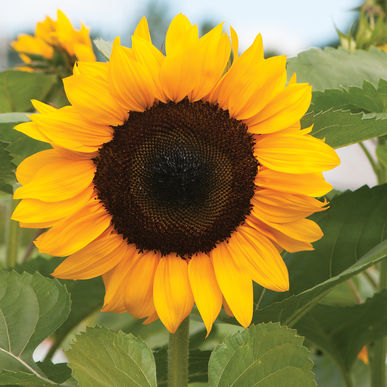
%> input picture pointpros/sunfl.jpg, 387 x 387 px
$ octave p2p.m   (GNU Octave 9; MATLAB toolbox functions it lacks are replaced by stand-ins)
%> lines starting %> are read from the running program, lines starting %| are printed output that depends on the picture; in (x1, y1, x2, y2) boxes, pixels count from 0 and x2, y2 are one past the last pixel; in counts of white or black regions, pixels touching at a corner belong together; the program's own positions count from 1
pkg load image;
pkg load signal;

%image negative
a=imread('sunfl.jpg');
%> a is the input picture: size 387x387x3 uint8; mean R, G, B 155.3, 133.5, 56.6
b=rgb2gray(a);
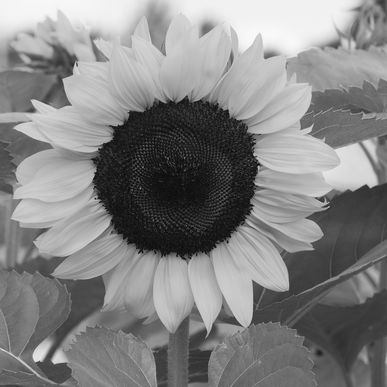
%> b: size 387x387 uint8; min 3, max 253, mean 131.3
b=uint8(b);
figure();
subplot(1,3,1);
imshow(b);
title('Original');

[r,c]=size(b);
%> r = 387; c = 387
d=255.-b;
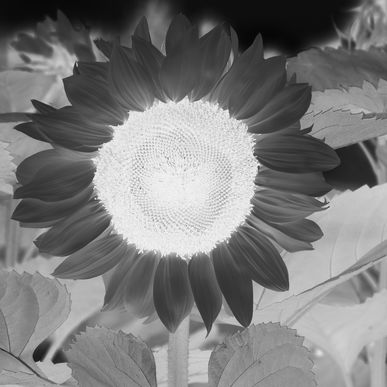
%> d: size 387x387 uint8; min 2, max 252, mean 123.7
subplot(1,3,2);
imshow(d);
title('Negative');

%Threshold
t=input('Enter threshold: ');
%> the answer given: 100
for i=1:r
  for j=1:c
    if(b(i,j)>=t)
      d(i,j)=255;
    else
      d(i,j)=0;
    end
  end
end
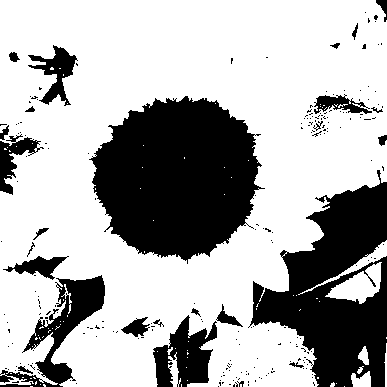
%> d: size 387x387 uint8; 68.5% white; 227 black regions (201 under 20 px), largest, box (x1, y1, x2, y2) and area: (89, 96, 265, 264) 20662, (248, 170, 387, 387) 15441, (0, 275, 105, 387) 3533
subplot(1,3,3);
imshow(d);
title('Threshold');
